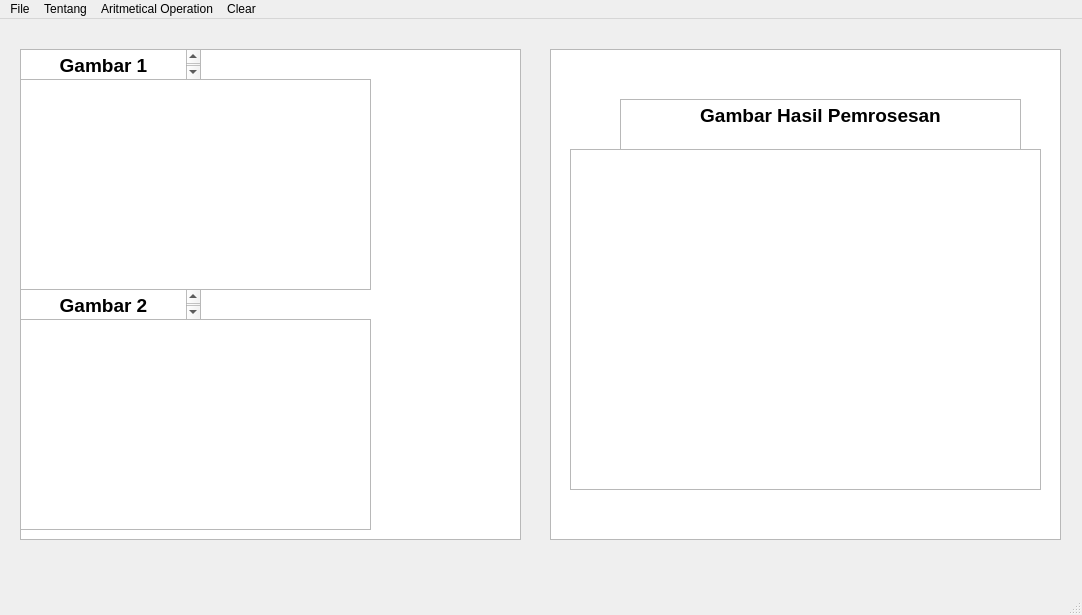
<?xml version="1.0" encoding="UTF-8"?>
<ui version="4.0">
 <class>MainWindow</class>
 <widget class="QMainWindow" name="MainWindow">
  <property name="geometry">
   <rect>
    <x>0</x>
    <y>0</y>
    <width>1082</width>
    <height>615</height>
   </rect>
  </property>
  <property name="windowTitle">
   <string>MainWindow</string>
  </property>
  <widget class="QWidget" name="centralwidget">
   <widget class="QTableWidget" name="tableWidget">
    <property name="geometry">
     <rect>
      <x>20</x>
      <y>30</y>
      <width>501</width>
      <height>491</height>
     </rect>
    </property>
   </widget>
   <widget class="QTableWidget" name="tableWidget_2">
    <property name="geometry">
     <rect>
      <x>550</x>
      <y>30</y>
      <width>511</width>
      <height>491</height>
     </rect>
    </property>
   </widget>
   <widget class="QGraphicsView" name="graphicsView">
    <property name="geometry">
     <rect>
      <x>20</x>
      <y>60</y>
      <width>351</width>
      <height>211</height>
     </rect>
    </property>
   </widget>
   <widget class="QGraphicsView" name="graphicsView_2">
    <property name="geometry">
     <rect>
      <x>570</x>
      <y>130</y>
      <width>471</width>
      <height>341</height>
     </rect>
    </property>
   </widget>
   <widget class="QTextEdit" name="textEdit">
    <property name="geometry">
     <rect>
      <x>20</x>
      <y>30</y>
      <width>181</width>
      <height>31</height>
     </rect>
    </property>
    <property name="html">
     <string>&lt;!DOCTYPE HTML PUBLIC &quot;-//W3C//DTD HTML 4.0//EN&quot; &quot;http://www.w3.org/TR/REC-html40/strict.dtd&quot;&gt;
&lt;html&gt;&lt;head&gt;&lt;meta name=&quot;qrichtext&quot; content=&quot;1&quot; /&gt;&lt;style type=&quot;text/css&quot;&gt;
p, li { white-space: pre-wrap; }
&lt;/style&gt;&lt;/head&gt;&lt;body style=&quot; font-family:'MS Shell Dlg 2'; font-size:8pt; font-weight:400; font-style:normal;&quot;&gt;
&lt;p align=&quot;center&quot; style=&quot; margin-top:12px; margin-bottom:12px; margin-left:0px; margin-right:0px; -qt-block-indent:0; text-indent:0px;&quot;&gt;&lt;span style=&quot; font-size:14pt; font-weight:600;&quot;&gt;Gambar 1&lt;/span&gt;&lt;/p&gt;&lt;/body&gt;&lt;/html&gt;</string>
    </property>
   </widget>
   <widget class="QTextEdit" name="textEdit_2">
    <property name="geometry">
     <rect>
      <x>620</x>
      <y>80</y>
      <width>401</width>
      <height>51</height>
     </rect>
    </property>
    <property name="html">
     <string>&lt;!DOCTYPE HTML PUBLIC &quot;-//W3C//DTD HTML 4.0//EN&quot; &quot;http://www.w3.org/TR/REC-html40/strict.dtd&quot;&gt;
&lt;html&gt;&lt;head&gt;&lt;meta name=&quot;qrichtext&quot; content=&quot;1&quot; /&gt;&lt;style type=&quot;text/css&quot;&gt;
p, li { white-space: pre-wrap; }
&lt;/style&gt;&lt;/head&gt;&lt;body style=&quot; font-family:'MS Shell Dlg 2'; font-size:8pt; font-weight:400; font-style:normal;&quot;&gt;
&lt;p align=&quot;center&quot; style=&quot; margin-top:12px; margin-bottom:12px; margin-left:0px; margin-right:0px; -qt-block-indent:0; text-indent:0px;&quot;&gt;&lt;span style=&quot; font-size:14pt; font-weight:600;&quot;&gt;Gambar Hasil Pemrosesan&lt;/span&gt;&lt;/p&gt;&lt;/body&gt;&lt;/html&gt;</string>
    </property>
   </widget>
   <widget class="QTextEdit" name="textEdit_3">
    <property name="geometry">
     <rect>
      <x>20</x>
      <y>270</y>
      <width>181</width>
      <height>31</height>
     </rect>
    </property>
    <property name="html">
     <string>&lt;!DOCTYPE HTML PUBLIC &quot;-//W3C//DTD HTML 4.0//EN&quot; &quot;http://www.w3.org/TR/REC-html40/strict.dtd&quot;&gt;
&lt;html&gt;&lt;head&gt;&lt;meta name=&quot;qrichtext&quot; content=&quot;1&quot; /&gt;&lt;style type=&quot;text/css&quot;&gt;
p, li { white-space: pre-wrap; }
&lt;/style&gt;&lt;/head&gt;&lt;body style=&quot; font-family:'MS Shell Dlg 2'; font-size:8pt; font-weight:400; font-style:normal;&quot;&gt;
&lt;p align=&quot;center&quot; style=&quot; margin-top:12px; margin-bottom:12px; margin-left:0px; margin-right:0px; -qt-block-indent:0; text-indent:0px;&quot;&gt;&lt;span style=&quot; font-size:14pt; font-weight:600;&quot;&gt;Gambar 2&lt;/span&gt;&lt;/p&gt;&lt;/body&gt;&lt;/html&gt;</string>
    </property>
   </widget>
   <widget class="QGraphicsView" name="graphicsView_3">
    <property name="geometry">
     <rect>
      <x>20</x>
      <y>300</y>
      <width>351</width>
      <height>211</height>
     </rect>
    </property>
   </widget>
  </widget>
  <widget class="QMenuBar" name="menubar">
   <property name="geometry">
    <rect>
     <x>0</x>
     <y>0</y>
     <width>1082</width>
     <height>31</height>
    </rect>
   </property>
   <widget class="QMenu" name="menuFile">
    <property name="title">
     <string>File</string>
    </property>
    <widget class="QMenu" name="menuBuka">
     <property name="title">
      <string>Buka</string>
     </property>
     <addaction name="actionGambar_1"/>
     <addaction name="actionGambar_2"/>
    </widget>
    <addaction name="menuBuka"/>
    <addaction name="actionSimpan_Sebagai"/>
    <addaction name="actionKeluar"/>
   </widget>
   <widget class="QMenu" name="menuTentang">
    <property name="title">
     <string>Tentang</string>
    </property>
    <addaction name="actionTentang_Aplikasi"/>
   </widget>
   <widget class="QMenu" name="menuAritmetical_Operation">
    <property name="title">
     <string>Aritmetical Operation</string>
    </property>
    <addaction name="actionPenjumlahan"/>
    <addaction name="actionPengurangan"/>
    <addaction name="actionPerkalian"/>
    <addaction name="actionPembagian"/>
    <addaction name="actionAND"/>
    <addaction name="actionOR"/>
    <addaction name="actionXOR"/>
   </widget>
   <widget class="QMenu" name="menuClear">
    <property name="title">
     <string>Clear</string>
    </property>
    <addaction name="actionClearOutput"/>
    <addaction name="actionClearAll"/>
   </widget>
   <addaction name="menuFile"/>
   <addaction name="menuTentang"/>
   <addaction name="menuAritmetical_Operation"/>
   <addaction name="menuClear"/>
  </widget>
  <widget class="QStatusBar" name="statusbar"/>
  <action name="actionSimpan_Sebagai">
   <property name="text">
    <string>Simpan Sebagai....</string>
   </property>
  </action>
  <action name="actionKeluar">
   <property name="text">
    <string>Keluar</string>
   </property>
  </action>
  <action name="actionTentang_Aplikasi">
   <property name="text">
    <string>Tentang Aplikasi</string>
   </property>
  </action>
  <action name="actionPenjumlahan">
   <property name="text">
    <string>Penjumlahan</string>
   </property>
  </action>
  <action name="actionPengurangan">
   <property name="text">
    <string>Pengurangan</string>
   </property>
  </action>
  <action name="actionPerkalian">
   <property name="text">
    <string>Perkalian</string>
   </property>
  </action>
  <action name="actionPembagian">
   <property name="text">
    <string>Pembagian</string>
   </property>
  </action>
  <action name="actionAND">
   <property name="text">
    <string>AND</string>
   </property>
  </action>
  <action name="actionOR">
   <property name="text">
    <string>OR</string>
   </property>
  </action>
  <action name="actionXOR">
   <property name="text">
    <string>XOR</string>
   </property>
  </action>
  <action name="actionClearOutput">
   <property name="text">
    <string>Clear Output</string>
   </property>
  </action>
  <action name="actionClearAll">
   <property name="text">
    <string>Clear All</string>
   </property>
  </action>
  <action name="actionGambar_1">
   <property name="text">
    <string>Gambar 1</string>
   </property>
  </action>
  <action name="actionGambar_2">
   <property name="text">
    <string>Gambar 2</string>
   </property>
  </action>
 </widget>
 <resources/>
 <connections/>
</ui>
